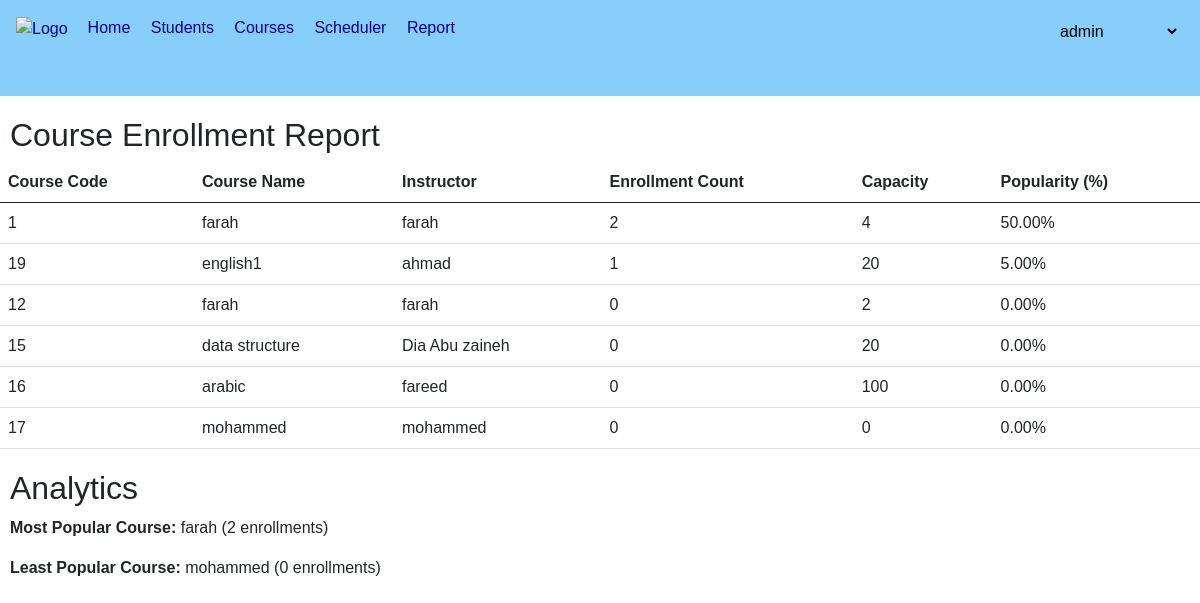
/course_report/ (signed in), run on an earlier commit of the app's database.
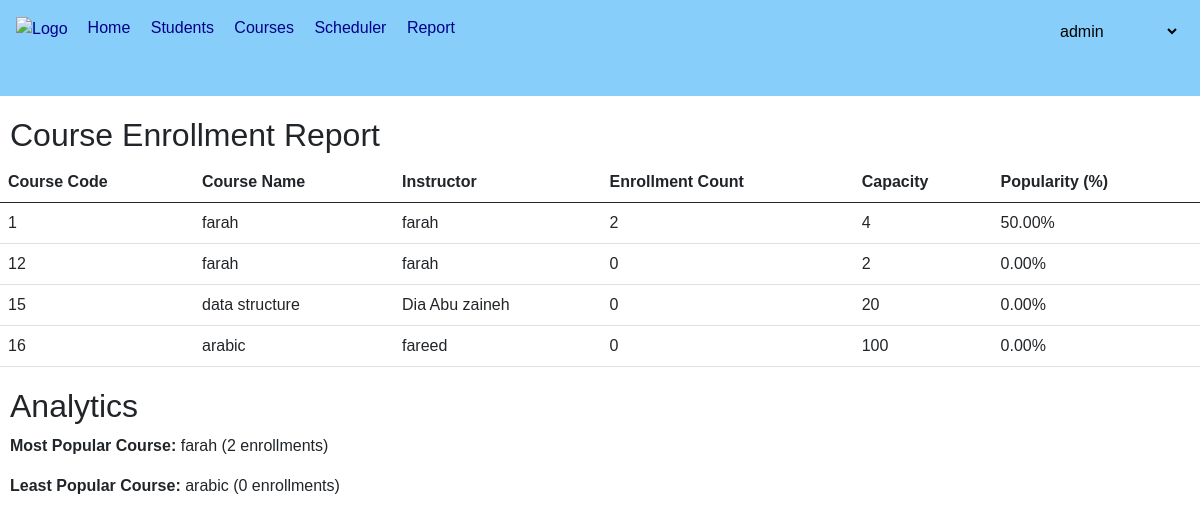
And on a later commit of the database.
### courses/models.py (models this page shows, shortened)
class Course(models.Model):
    code = models.CharField(max_length=90, unique=True, primary_key=True)
    name = models.CharField(max_length=100, null=True)
    description = models.TextField(null=True)
    instructor = models.CharField(max_length=100, null=True)
    scheduled = models.ForeignKey(CourseSchedule, on_delete=models.PROTECT, related_name='courses')
    prerequisites = models.ManyToManyField('self', blank=True, symmetrical=False)
    capacity = models.IntegerField(null=True)
    students = models.ManyToManyField(Student, related_name='courses',blank=True)
    class Meta:
        indexes = [
            models.Index(fields=['code']),
        ]

### courses/views.py (the view)
# urls.py: path('course_report/', views.course_report, name="course_report"),
@login_required
@admin_required
def course_report(request):
    if not request.user.is_superuser:
        raise PermissionDenied
    courses = Course.objects.all()
    report_data = []
    for course in courses:
        enrollment_count = StudentRegistration.objects.filter(course=course).count()
        popularity = (enrollment_count / course.capacity) * 100 if course.capacity > 0 else 0
        report_data.append({
            'course': course,
            'enrollment_count': enrollment_count,
            'popularity': popularity
        })
    report_data.sort(key=lambda x: x['enrollment_count'], reverse=True)
    most_popular_course = report_data[0] if report_data else None
    least_popular_course = report_data[-1] if report_data else None
    context = {
        'report_data': report_data,
        'most_popular_course': most_popular_course,
        'least_popular_course': least_popular_course
    }
    return render(request, 'courses/Admin/course_report.html', context)

### courses/templates/courses/Admin/course_report.html (shortened to what this page needs)
{% extends "courses/Admin/mainadmin.html" %}
{% load static %}
{% block content %}
<h2 style="margin-top: 20px; margin-left: 10px;">Course Enrollment Report</h2>
<table class="table">
    <thead>
        <tr>
            <th>Course Code</th>
            <th>Course Name</th>
            <th>Instructor</th>
            <th>Enrollment Count</th>
            <th>Capacity</th>
            <th>Popularity (%)</th>
        </tr>
    </thead>
    <tbody>
        {% for data in report_data %}
        <tr>
            <td>{{ data.course.code }}</td>
            <td>{{ data.course.name }}</td>
            <td>{{ data.course.instructor }}</td>
            <td>{{ data.enrollment_count }}</td>
            <td>{{ data.course.capacity }}</td>
            <td>{{ data.popularity|floatformat:2 }}%</td>
        </tr>
        {% endfor %}
    </tbody>
</table>
<h2 style="margin-top: 20px; margin-left: 10px;">Analytics</h2>
{% if most_popular_course %}
    <p style="margin-left: 10px;"><strong>Most Popular Course:</strong> {{ most_popular_course.course.name }} ({{ most_popular_course.enrollment_count }} enrollments)</p>
{% endif %}
{% if least_popular_course %}
    <p style="margin-left: 10px;"><strong>Least Popular Course:</strong> {{ least_popular_course.course.name }} ({{ least_popular_course.enrollment_count }} enrollments)</p>
{% endif %}
{% endblock %}

What changed in the data, as far as the page shows it:
removed Course: course.code "19", course.name "english1", course.instructor "ahmad", enrollment_count "1", course.capacity "20", popularity "5.00"
removed Course: course.code "17", course.name "mohammed", course.instructor "mohammed", enrollment_count "0", course.capacity "0", popularity "0.00"
Also different on the page:
{{ least_popular_course.course.name }}: "mohammed" → "arabic"
